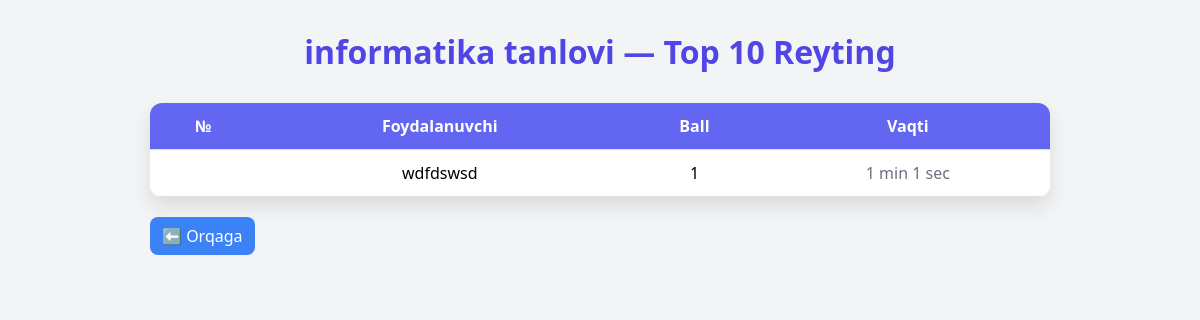
The app's page /admin/test_ranking/3 (signed in), older data.
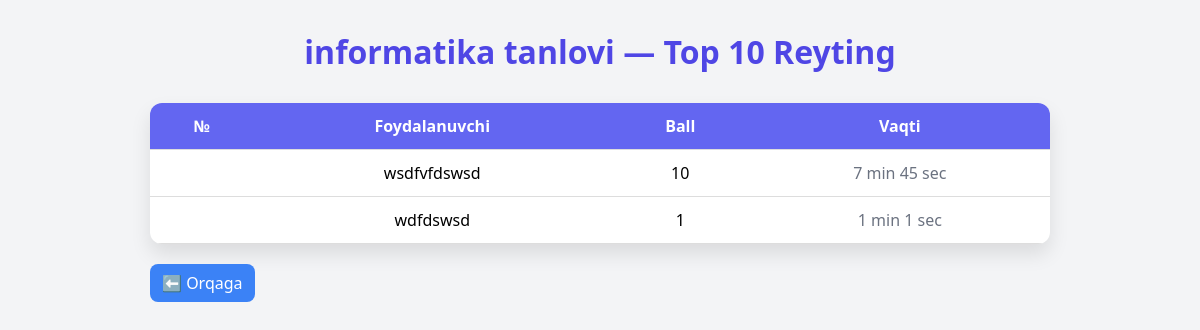
The same page, newer data.
### tables this page shows
CREATE TABLE test_results (
        id INTEGER PRIMARY KEY AUTOINCREMENT,
        user_id INTEGER NOT NULL,          
        test_id INTEGER NOT NULL,          
        score INTEGER DEFAULT 0,           
        max_score INTEGER DEFAULT 0,      
        start_time DATETIME,              
        end_time DATETIME,
        completed BOOLEAN DEFAULT 0,                   
        FOREIGN KEY (user_id) REFERENCES users(id),
        FOREIGN KEY (test_id) REFERENCES tests(id)
    );

CREATE TABLE users (
            id INTEGER PRIMARY KEY AUTOINCREMENT,
            full_name TEXT NOT NULL,
            username TEXT NOT NULL UNIQUE,
            password TEXT NOT NULL,
            class_number integer NOT NULL,
            role TEXT NOT NULL,
            school_id INTEGER NOT NULL,
            FOREIGN KEY (school_id) REFERENCES schools(id)
        );

### routes/admin.py (the view)
@bp.route("/test_ranking/<int:test_id>")
def test_ranking(test_id):
    if session.get("role") != "admin":
        flash("Siz admin emassiz!", "error")
        return redirect("/auth/login")
    with sqlite3.connect("database.db") as conn:
        conn.row_factory = sqlite3.Row
        test = conn.execute("SELECT * FROM tests WHERE id=?", (test_id,)).fetchone()
        if not test:
            flash("Test topilmadi!", "error")
            return redirect("/admin")
        rankings = conn.execute("""
            SELECT u.full_name, tr.score,
                   strftime('%s', tr.end_time) - strftime('%s', tr.start_time) as duration_seconds
            FROM test_results tr
            JOIN users u ON tr.user_id = u.id
            WHERE tr.test_id=? AND tr.completed=1
            ORDER BY tr.score DESC, duration_seconds ASC
            LIMIT 10
        """, (test_id,)).fetchall()
    return render_template("admin/test_ranking.html", test=test, rankings=rankings)

### templates/admin/test_ranking.html (shortened to what this page needs)
<!DOCTYPE html>
<html lang="uz">
<head>
</head>
<body>
<div class="container">
    <h1>{{ test.title }} — Top 10 Reyting</h1>
    {% if rankings %}
    <table>
        <thead>
            <tr>
                <th>№</th>
                <th>Foydalanuvchi</th>
                <th>Ball</th>
                <th>Vaqti</th>
            </tr>
        </thead>
        <tbody>
            {% for r in rankings %}
            <tr>
                <td class="rank">{{ r.rank }}</td>
                <td>{{ r.full_name }}</td>
                <td>{{ r.score }}</td>
                <td class="duration">{{ (r.duration_seconds // 60) }} min {{ (r.duration_seconds % 60) }} sec</td>
            </tr>
            {% endfor %}
        </tbody>
    </table>
    {% else %}
        <p style="text-align:center;">Bu testga hali natija yo‘q.</p>
    {% endif %}
    <a href="/admin" class="button">⬅️ Orqaga</a>
</div>
</body>
</html>

Row changes from the older to the newer data that the page shows:
added test_results: full_name "wsdfvfdswsd", score "10", duration_seconds "7", duration_seconds "45"
